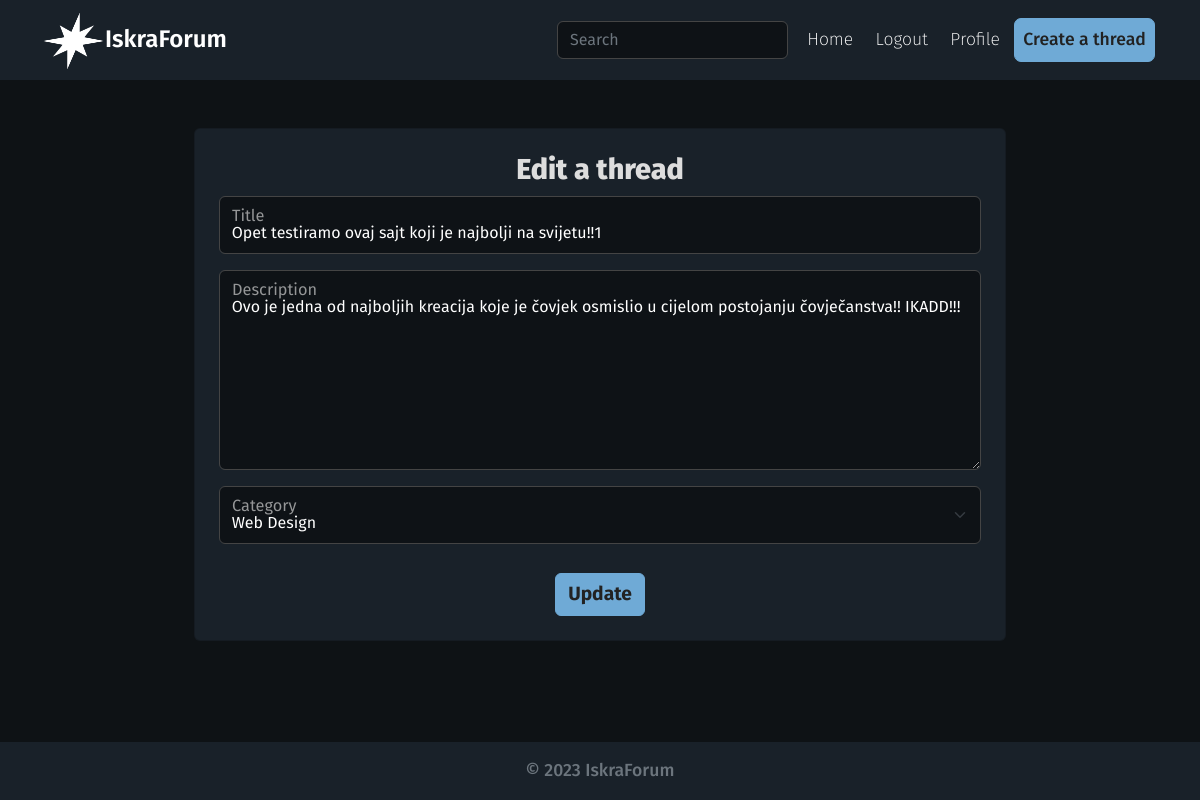
Screenshot of /edit-thread/31/ (signed in) with the database file from the repository.
### base/models.py (models this page shows, shortened)
class Thread(models.Model):
    title = models.CharField(max_length=150)
    description = models.TextField()
    uploader = models.ForeignKey(User, null=True, blank=True, on_delete=models.CASCADE)
    category = models.ForeignKey("Category", verbose_name=("Category"), null=True, on_delete=models.DO_NOTHING)
    created = models.DateTimeField(auto_now_add=True)

### base/views.py (the view)
# urls.py: path('edit-thread/<str:pk>/', views.edit_thread, name="edit-thread"),
@login_required(login_url='login')
def edit_thread(request, pk):
    thread = Thread.objects.get(id=pk)
    form = ThreadForm(instance=thread)
    if request.user != thread.uploader:
        return redirect ('home')
    if request.method == 'POST':
        form = ThreadForm(request.POST, instance=thread)
        if form.is_valid():
            form.save()
            return redirect('thread', thread.id)
    context = {
        'form': form,
        'thread': thread,
    }
    return render(request, 'base/thread_form.html', context)

### base/forms.py
class ThreadForm(ModelForm):
    class Meta:
        model = Thread
        fields = '__all__'
        exclude = ['created', 'uploader']
    def __init__(self, *args, **kwargs):
        super(ThreadForm, self).__init__(*args, **kwargs)
        self.fields['title'].widget.attrs['class'] = 'form-control'
        self.fields['title'].widget.attrs['id'] = 'floatingInput'
        self.fields['title'].widget.attrs['placeholder'] = 'title'
        self.fields['description'].widget.attrs['class'] = 'form-control textarea'
        self.fields['description'].widget.attrs['placeholder'] = 'description'
        self.fields['description'].widget.attrs['cols'] = '8'
        self.fields['description'].widget.attrs['id'] = 'floatingInput'
        self.fields['category'].widget.attrs['class'] = 'form-select'
        self.fields['category'].widget.attrs['id'] = 'floatingInput'

### base/models.py (called while the page is built)
    def __str__(self):
        return str(self.name)

### base/templates/base/thread_form.html (shortened to what this page needs)
{% extends 'base/base.html' %}
{% load static %}
{% block content %}
<div class="container create-thread-container">
    <div class="card mt-5">
    {% if user.is_authenticated %}
    <form action="" method="POST">
        {% if request.user == thread.uploader %}
        <h2 class="register">Edit a thread</h2>
        {% else %}
        <h1 class="register">Create a thread</h1>
        {% endif %}
        <div class="mb-3 form-floating">
            {{form.title}}
            <label for="floatingInput" class="form-label">Title</label>
        </div>
        <div class="mb-3 form-floating">
            {{form.description}}
            <label for="floatingInput" class="form-label">Description</label>
        </div>
        <div class="mb-3 form-floating">
            <label for="floatingInput" class="form-label">Uploader</label>
        </div>
        <div class="mb-3 form-floating">
            {{form.category}}
            <label for="floatingInput" class="form-label">Category</label>
        </div>
        <div class="wrap">
            {% if request.user == thread.uploader %}
                <input type="submit" value="Update" class="btn btn-success">
            {% else %}
                <input type="submit" value="Create" class="btn btn-success">
            {% endif %}
        </div>
    </div>
    {% endif %}
</div>
{% endblock content %}

### rows the page displays
Thread: title "Opet testiramo ovaj sajt koji je najbolji na svijetu!!1", description "Ovo je jedna od najboljih kreacija koje je čovjek osmislio u cijelom postojanju čovječanstva!! IKADD!!!", category "Web Design"
